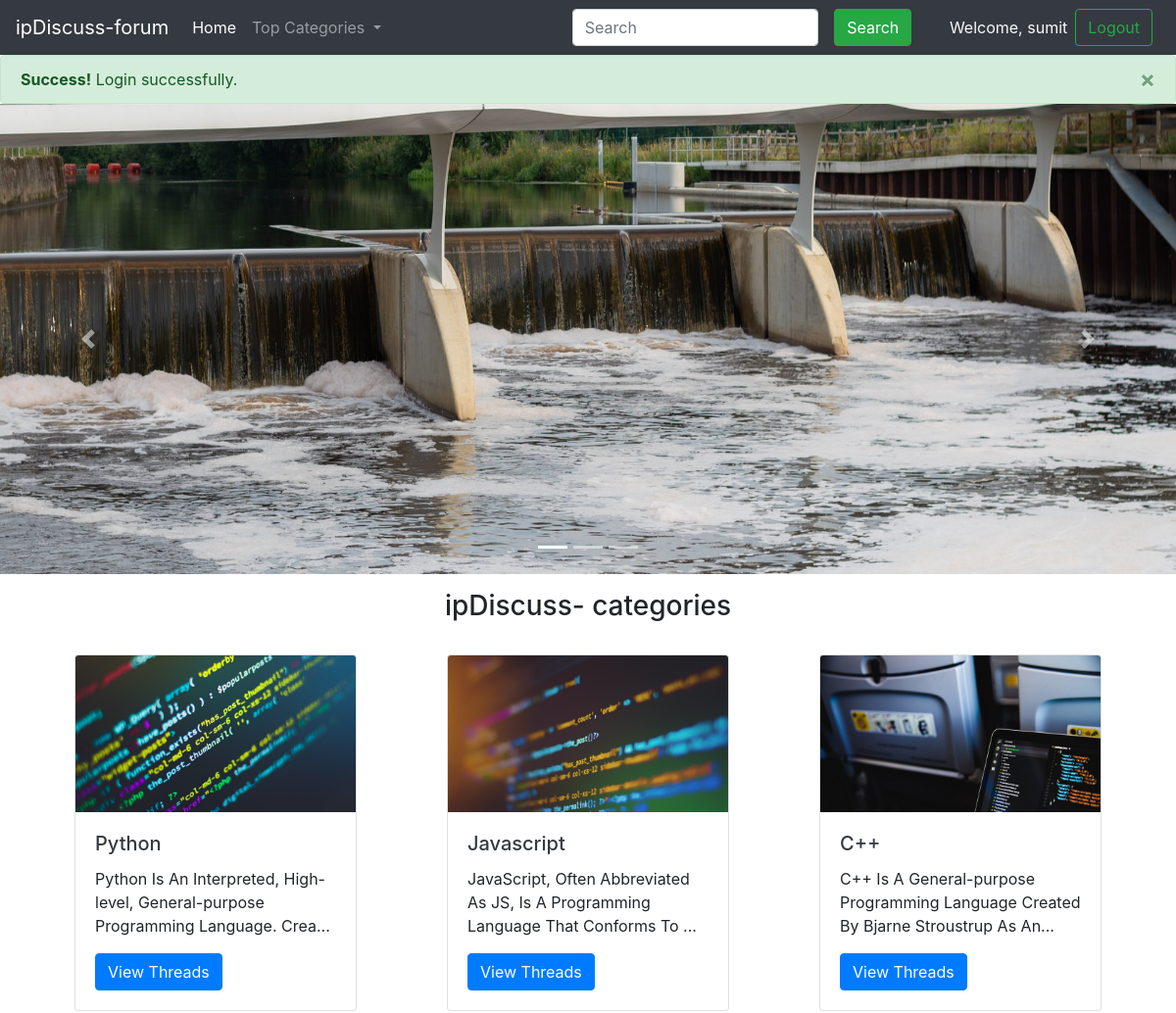
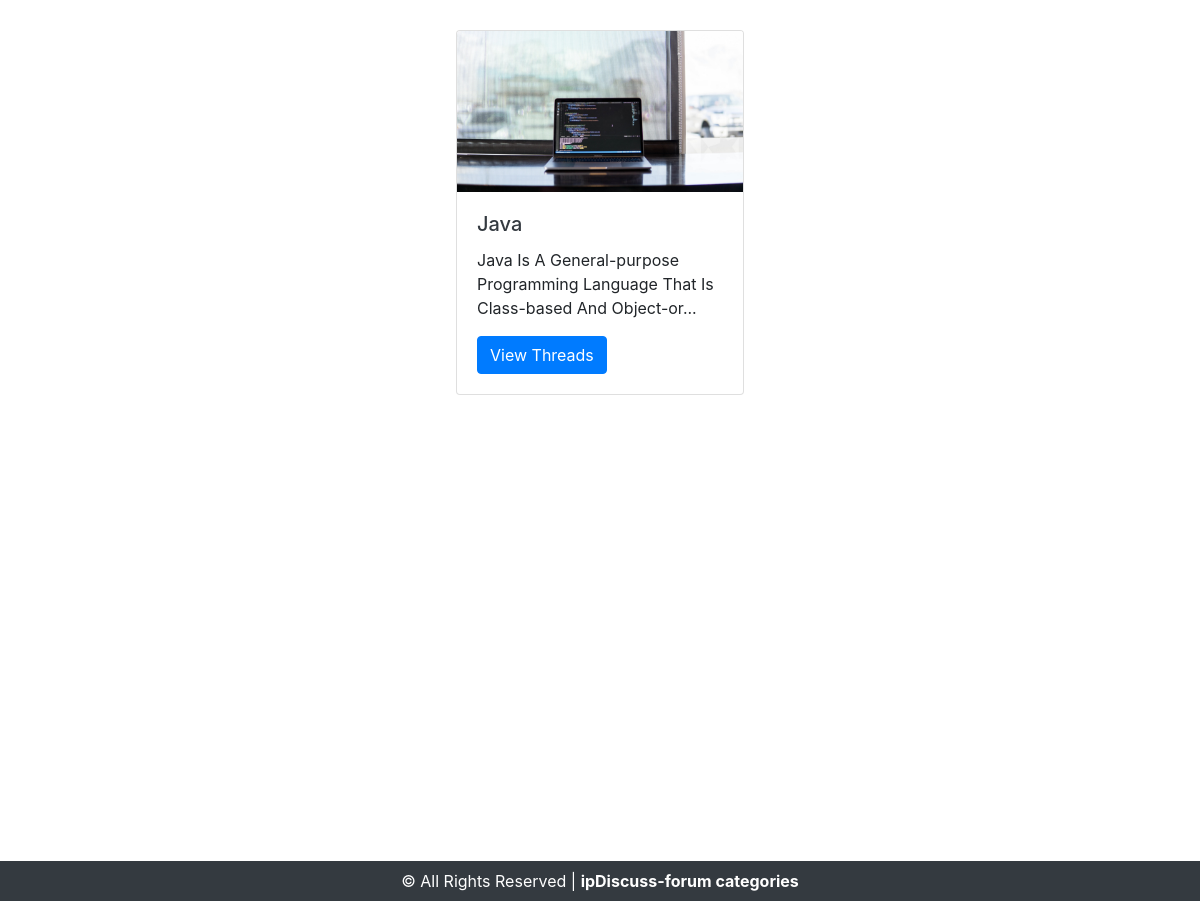
The app's page /index.php?st=loginsuccess (signed in) with its own data (2 pictures, top to bottom).
### tables this page shows
CREATE TABLE `category` (
  `category_id` int(11) NOT NULL,
  `category_name` varchar(255) NOT NULL,
  `category_content` text NOT NULL,
  `category_time&date` timestamp NOT NULL DEFAULT current_timestamp() ON UPDATE current_timestamp()
);

### index.php (the view, shortened to what this page needs)
<?php
include "includes/header.php";
include "includes/navbar.php";
if(isset($_SESSION['loginSuccessMessage']))
{
    echo $_SESSION['loginSuccessMessage'];
}
echo '
<div id="carouselExampleIndicators" class="carousel slide" data-ride="carousel">
    <ol class="carousel-indicators">
        <li data-target="#carouselExampleIndicators" data-slide-to="0" class="active"></li>
        <li data-target="#carouselExampleIndicators" data-slide-to="1"></li>
        <li data-target="#carouselExampleIndicators" data-slide-to="2"></li>
    </ol>
    <div class="carousel-inner">
        <div class="carousel-item active">
            <img src="images/c1.jpg" class="d-block w-100" style="height:60vh;" alt="...">
        </div>
        <div class="carousel-item">
            <img src="images/c2.jpg" class="d-block w-100" style="height:60vh;" alt="...">
        </div>
        <div class="carousel-item">
            <img src="images/c3.jpg" class="d-block w-100" alt="..." style="height:60vh;">
        </div>
    </div>
    <a class="carousel-control-prev" href="#carouselExampleIndicators" role="button" data-slide="prev">
        <span class="carousel-control-prev-icon" aria-hidden="true"></span>
        <span class="sr-only">Previous</span>
    </a>
    <a class="carousel-control-next" href="#carouselExampleIndicators" role="button" data-slide="next">
        <span class="carousel-control-next-icon" aria-hidden="true"></span>
        <span class="sr-only">Next</span>
    </a>
</div>
<div class="container">
    <h3 class="text-center my-3">ipDiscuss- categories</h3>
    <div class="row">';
    $sql="select * from category";
    $res=mysqli_query($conn,$sql);
while($row=mysqli_fetch_assoc($res))
{
  $id=$row['category_id'];
  $title=$row['category_name'];
  $desc=$row['category_content'];
 echo ' <div class="mx-auto my-3" style="width:18rem;">
            <div class="card" style="width: 18rem;">
                <img class="card-img-top" src="images/card-'.$id.'.jpg">
                <div class="card-body">
                    <h5 class="card-title"><a href="threadlist.php?catid='.$id.'" class="text-dark">'.ucwords($title).'</a> </h5>
                    <p class="card-text">'.ucwords(substr($desc,0,80)).'...</p>
                    <a href="threadlist.php?catid='.$id.'" class="btn btn-primary">View Threads</a>
                </div>
            </div>
        </div>';
}
  echo '  </div>
</div>';
include "includes/footer.php";
?>

### records on screen
category: shows a picture, category_name "Python", category_content "Python Is An Interpreted, High-level, General-purpose Programming Language. Crea"
category: shows a picture, category_name "Javascript", category_content "JavaScript, Often Abbreviated As JS, Is A Programming Language That Conforms To"
category: shows a picture, category_name "C++", category_content "C++ Is A General-purpose Programming Language Created By Bjarne Stroustrup As An"
category: shows a picture, category_name "Java", category_content "Java Is A General-purpose Programming Language That Is Class-based And Object-or"

### other values on screen
$_SESSION['loggedin'] "sumit"
$_SESSION['loginSuccessMessage'] "Success! Login successfully. ×"
